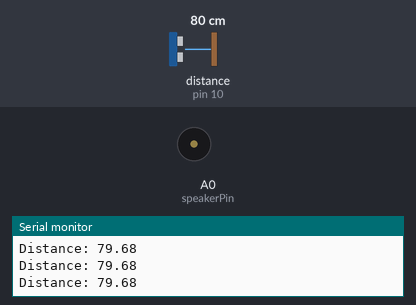
A sketch run on a simulated Arduino Uno, built with avr-gcc and run on an emulated ATmega328P. Parts: buzzer (waves = sounding), the last lines printed to the serial monitor. Wiring (inferred from the names in the program): ultrasonic range finder: trigger pin 9; echo pin 10. Inputs (shaded band) come from the test bench; at power-on: distance to the obstacle (sensor on pin 10) 80 cm. The echo pulse lasts 58.3 µs per cm.

Above: at 1.3 s.
1.4 s: distance to the obstacle (sensor on pin 10) set to 30 cm
At 1.58 s:
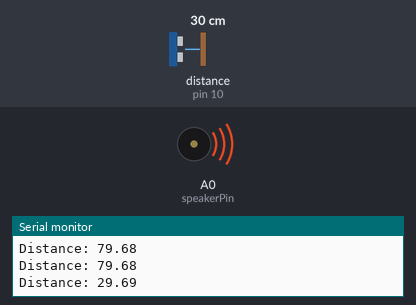
4.4 s: distance to the obstacle (sensor on pin 10) set to 28 cm
At 4.58 s:
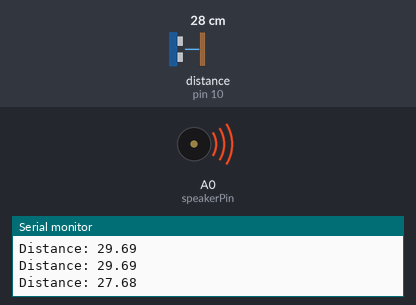
7.4 s: distance to the obstacle (sensor on pin 10) set to 6 cm
10.4 s: distance to the obstacle (sensor on pin 10) set to 3 cm
13.4 s: distance to the obstacle (sensor on pin 10) set to 2 cm
At 13.57 s:
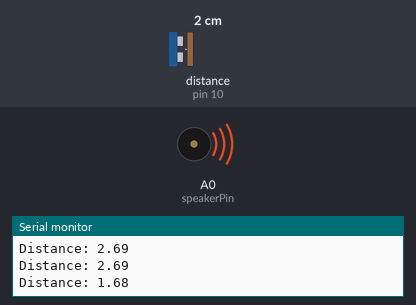
Timing chart, 0 to 17.4 s (numbered marks = the images above; inputs shaded):
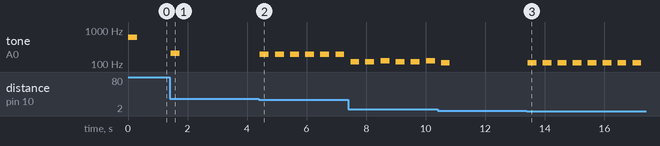

Measured:
- the behaviour switches between 30 and 29 cm on distance to the obstacle (sensor on pin 10) (found by bisection; images 1 and 2)
- after the input at 1.4 s, tone on A0 (speakerPin): silent → 207 Hz at once, → silent 0.30 s later
- after the input at 4.4 s, tone on A0 (speakerPin): alternates 195 Hz for 0.30 s and silent for 0.21 s, starting at once
- after the input at 13.4 s, tone on A0 (speakerPin): alternates 110 Hz for 0.30 s and silent for 0.20 s, starting at once

The sketch:

4_HC_SR04_ultrasonic_sensor_to_note_norepeat.ino
```cpp
/*
 HC-SR04 distance-to-equal-tempered-note converter
 This sketch reads an HC-SR04 ultrasonic distance sensor and converts
 any distance returned from 0-100cm into a note on the
 equal-tempered western scale from A2 to C6. The sketch saves each
 distance reading for comparison to the next reading, so that if there
 is no change in the reading, the note is not repeated.

 There are many versions of this sketch on the internet, but
 this version is based on the example at
 https://itp.nyu.edu/physcomp/labs/lab-ultrasonic-distance-sensor/
 For more on the musical note conversion, see
 https://tigoe.github.io/SoundExamples/tone.html

 created 12 Nov 2023
 modified 13 Nov 2023
 by Tom Igoe
 */

// middle A is the reference frequency for an
// equal-tempered scale. Set its frequency and note value:
#define NOTE_A4 69   // MIDI note value for middle A
#define FREQ_A4 440  // frequency for middle A
// pin numbers for the connections to the sensor:
const int triggerPin = 9;
const int echoPin = 10;
const int speakerPin = A0;

float lastDistance = 0;  // the previous distance read

void setup() {
  // set the functions of the pins.
  // the trigger pin needs to be an output:
  pinMode(triggerPin, OUTPUT);
  // the echo pin needs to be an input:
  pinMode(echoPin, INPUT);
  // initialize serial communication:
  Serial.begin(9600);
}

void loop() {
  // read the sensor and print the result:
  float distance = readSensor();
  Serial.print("Distance: ");
  Serial.println(distance);
  // ignore all readings greater than 100cm:
  if (distance > 100) return;
  // if the distance hasn't changed, skip the rest of the loop:
  if (distance == lastDistance) return;
  // convert sensor reading to the range of MIDI notes on an 88-key keyboard
  // from A2 to C6 (which is 45 - 84):
  float noteValue = map(distance, 0, 100, 45, 84);
  // then convert from MIDI note to frequency:
  float frequency = FREQ_A4 * pow(2, ((noteValue - NOTE_A4) / 12.0));
  // turn the speaker on:
  tone(speakerPin, frequency, 300);
  // save this sensor reading as lastSensorReading for comparison next time:
  lastDistance = distance;
  // delay 500 ms before playing again
  delay(500);
}

// this function reads the sensor and returns the reading
// in centimeters. The result is a float variable:
float readSensor() {
  float result = 0;
  float duration = 0;
  // set the trigger pin low, then high for 10 microseconds, then low.
  // this triggers the sensor to send out an ultrasonic pulse:
  digitalWrite(triggerPin, LOW);
  delayMicroseconds(2);
  digitalWrite(triggerPin, HIGH);
  delayMicroseconds(10);
  digitalWrite(triggerPin, LOW);
  // listen for the pulse to return:
  duration = pulseIn(echoPin, HIGH);
  // calculate the distance in cm.
  //Sound travels approx.0.0343 microseconds per cm.,
  // and it's going to the target and back (hence the /2):
  result = (duration * 0.0343) / 2;
  // send the value back:
  return result;
}
```
